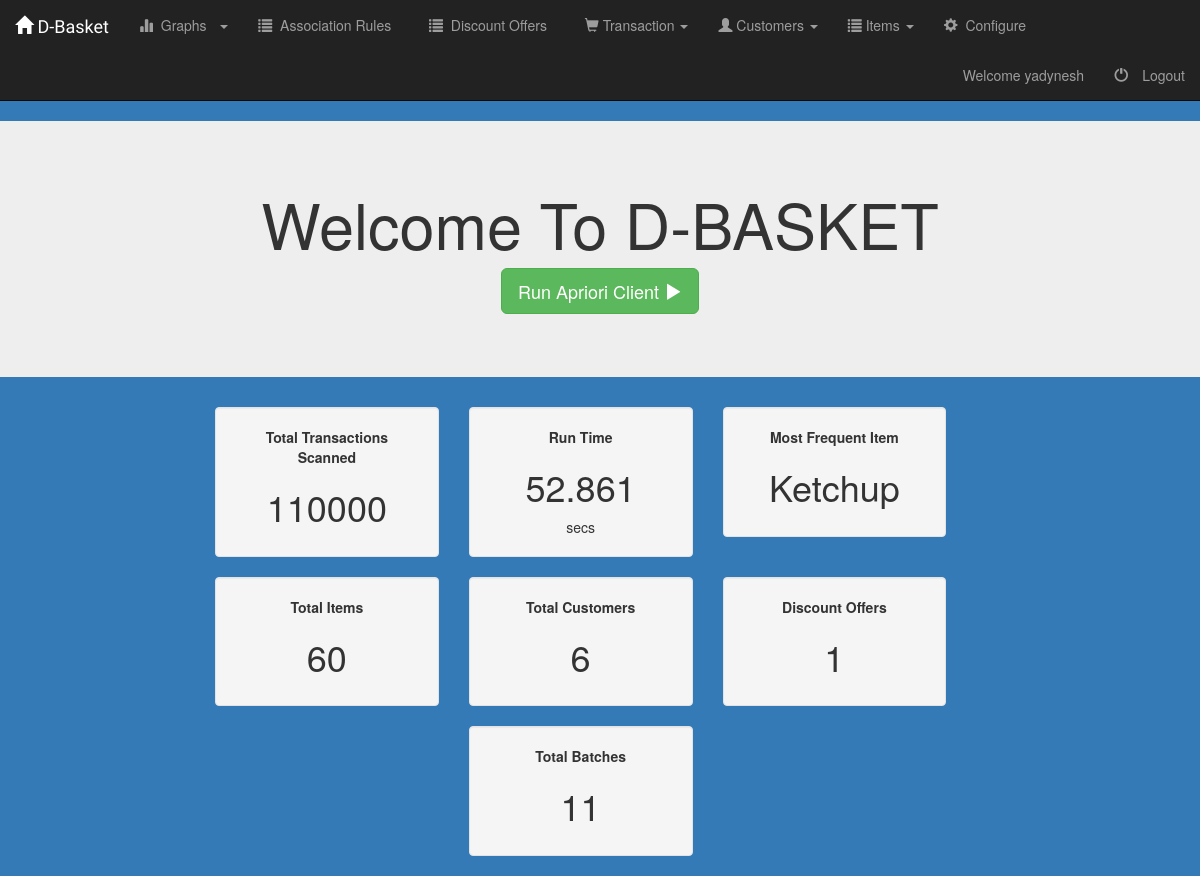
Page /emp/home (signed in) on the earlier database version.
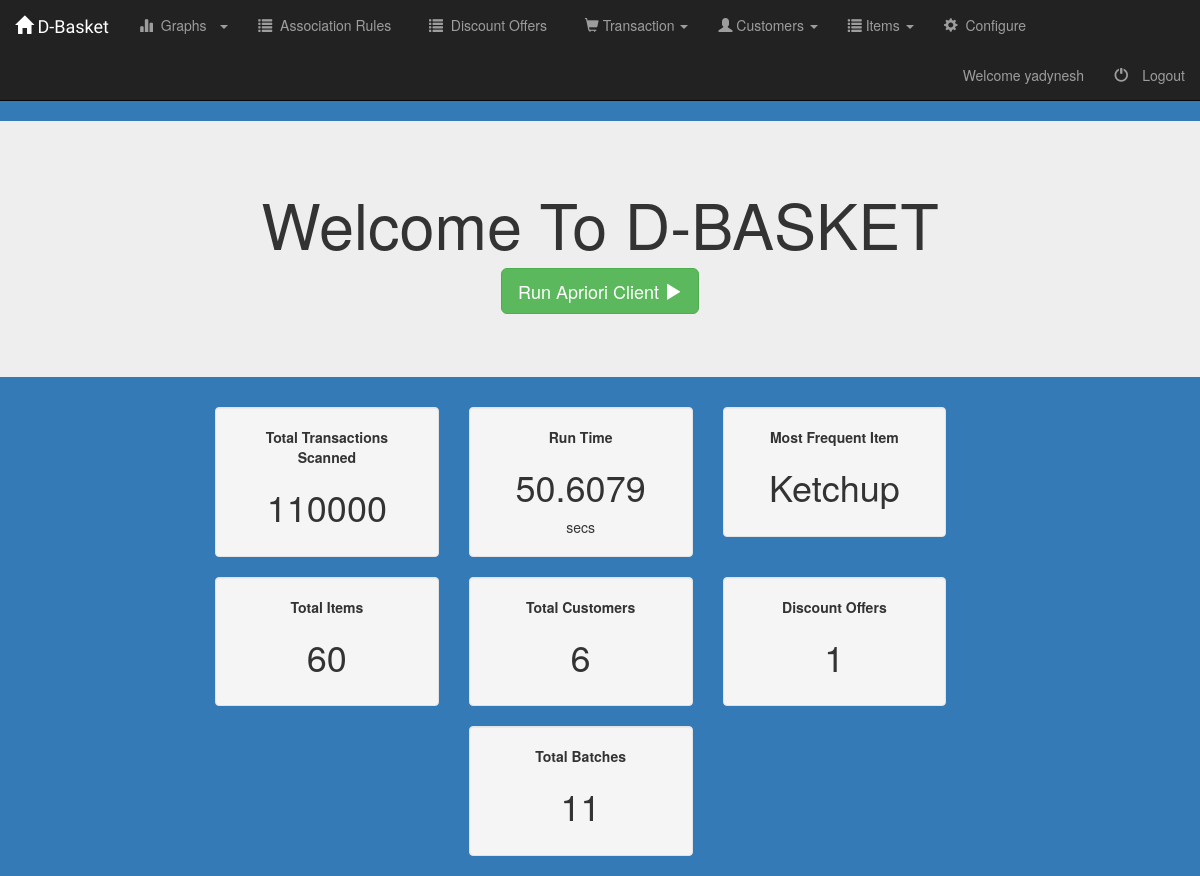
Same page on the later database version.
### AdminPanel/models.py (models this page shows, shortened)
class Statistic(models.Model):
	rows_scanned = models.BigIntegerField(default = 1)
	run_time = models.FloatField()
	most_frequent_item = models.ForeignKey(Item, on_delete=models.CASCADE, blank=True, null=True)
	total_batches = models.IntegerField()

class Item(models.Model):
	item_name = models.CharField(max_length = 50, verbose_name = 'Item Name')
	stocks = models.IntegerField()

### AdminPanel/views.py (the view)
class AdminFormView(View):
    def get(self, request, *args, **kwargs):
        template = "AdminPanel/home.html"
        stats_object = Statistic.objects.first()
        item_count = Item.objects.count()
        customer_count = Customer.objects.count()
        discount_count = Discount.objects.count()
        discount_offers = Discount.objects.all()
        context = {
            'stats_object' : stats_object,
            'item_count' : item_count,
            'customer_count' : customer_count,
            'discount_count' : discount_count,
            'rows_scanned' : (stats_object.rows_scanned - 1),
            'discount_offers' : discount_offers,
        }
        return render(request, template, context)

### AdminPanel/templates/AdminPanel/home.html (shortened to what this page needs)
{% extends "base.html" %}
{% block tabs %}
	{% include "AdminPanel/tabs.html" with active_tab='home' %}
{% endblock tabs %}
{% block content %}
	<div class="jumbotron">
		<div class="container text-center">
			<h1>Welcome To D-BASKET</h1>
			<p>
				<a class ="btn btn-success btn-lg " href="{% url 'adminpanel:runclient' %}">
					Run Apriori Client
					<span class="glyphicon glyphicon-play" aria-hidden="true"/>
				</a>
			</p>
		</div>
	</div>
	<div id="">
		<div class="row col-md-offset-2">
			<div class="container col-md-3">
		  		<div class="well text-center">
		  			<b>Total Transactions Scanned</b><br/>
					<h1>{{rows_scanned}}</h1>
		  		</div>
			</div>
			<div class="container col-md-3">
		  		<div class="well text-center">
		  			<b>Run Time</b><br/>
					<h1>{{stats_object.run_time}}</h1> secs
		  		</div>
			</div>
			<div class="container col-md-3">
		  		<div class="well text-center">
		  			<b>Most Frequent Item</b><br/>
					<h1>{{stats_object.most_frequent_item.item_name.capitalize}}</h1>
		  		</div>
			</div>
		</div>
		<div class="row col-md-offset-2">
			<div class="container col-md-3">
		  		<div class="well text-center">
		  			<b>Total Items</b><br/>
					<h1>{{item_count}}</h1>
		  		</div>
			</div>
			<div class="container col-md-3">
		  		<div class="well text-center">
		  			<b>Total Customers</b><br/>
					<h1>{{customer_count}}</h1>
		  		</div>
			</div>
			<div class="container col-md-3">
		  		<div class="well text-center">
		  			<b>Discount Offers</b><br/>
					<h1>{{discount_count}}</h1>
		  		</div>
			</div>
		</div>
		<div class="row col-md-offset-2">
			<div class="container col-md-offset-3 col-md-3">
		  		<div class="well text-center">
		  			<b>Total Batches</b><br/>
					<h1>{{stats_object.total_batches}}</h1>
		  		</div>
			</div>
		</div>
	</div>
{% endblock content %}

Differences in the rows shown:
changed Statistic "Ketchup": run_time "52.861" → "50.6079"
